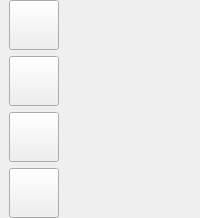
        <widget class="QWidget" name="SideBar" native="true">
         <property name="cursor">
          <cursorShape>ArrowCursor</cursorShape>
         </property>
         <layout class="QVBoxLayout" name="verticalLayout_2">
          <property name="leftMargin">
           <number>0</number>
          </property>
          <property name="topMargin">
           <number>0</number>
          </property>
          <property name="bottomMargin">
           <number>0</number>
          </property>
          <item alignment="Qt::AlignLeft">
           <widget class="QWidget" name="WrapFirst" native="true">
            <property name="minimumSize">
             <size>
              <width>60</width>
              <height>0</height>
             </size>
            </property>
            <layout class="QVBoxLayout" name="verticalLayout_3">
             <property name="topMargin">
              <number>0</number>
             </property>
             <property name="bottomMargin">
              <number>0</number>
             </property>
             <item>
              <widget class="QPushButton" name="bill_pages_btn">
               <property name="minimumSize">
                <size>
                 <width>50</width>
                 <height>50</height>
                </size>
               </property>
               <property name="cursor">
                <cursorShape>PointingHandCursor</cursorShape>
               </property>
               <property name="toolTip">
                <string>&lt;html&gt;&lt;head/&gt;&lt;body&gt;&lt;p align=&quot;center&quot;&gt;Bill Builder&lt;/p&gt;&lt;/body&gt;&lt;/html&gt;</string>
               </property>
               <property name="text">
                <string/>
               </property>
               <property name="icon">
                <iconset>
                 <normaloff>resource/invoice.png</normaloff>resource/invoice.png</iconset>
               </property>
               <property name="iconSize">
                <size>
                 <width>25</width>
                 <height>25</height>
                </size>
               </property>
              </widget>
             </item>
             <item>
              <widget class="QPushButton" name="customer_pages_btn">
               <property name="minimumSize">
                <size>
                 <width>50</width>
                 <height>50</height>
                </size>
               </property>
               <property name="cursor">
                <cursorShape>PointingHandCursor</cursorShape>
               </property>
               <property name="toolTip">
                <string>&lt;html&gt;&lt;head/&gt;&lt;body&gt;&lt;p align=&quot;center&quot;&gt;&lt;span style=&quot; font-weight:600;&quot;&gt;Customera&lt;/span&gt;&lt;/p&gt;&lt;/body&gt;&lt;/html&gt;</string>
               </property>
               <property name="text">
                <string/>
               </property>
               <property name="icon">
                <iconset>
                 <normaloff>resource/customer.png</normaloff>resource/customer.png</iconset>
               </property>
               <property name="iconSize">
                <size>
                 <width>25</width>
                 <height>25</height>
                </size>
               </property>
              </widget>
             </item>
             <item>
              <widget class="QPushButton" name="help_pages_btn">
               <property name="minimumSize">
                <size>
                 <width>50</width>
                 <height>50</height>
                </size>
               </property>
               <property name="cursor">
                <cursorShape>PointingHandCursor</cursorShape>
               </property>
               <property name="toolTip">
                <string>&lt;html&gt;&lt;head/&gt;&lt;body&gt;&lt;p align=&quot;center&quot;&gt;&lt;span style=&quot; font-weight:600;&quot;&gt;Help&lt;/span&gt;&lt;/p&gt;&lt;/body&gt;&lt;/html&gt;</string>
               </property>
               <property name="text">
                <string/>
               </property>
               <property name="icon">
                <iconset>
                 <normaloff>resource/package.png</normaloff>resource/package.png</iconset>
               </property>
               <property name="iconSize">
                <size>
                 <width>25</width>
                 <height>25</height>
                </size>
               </property>
              </widget>
             </item>
             <item>
              <widget class="QPushButton" name="about_pages_btn">
               <property name="minimumSize">
                <size>
                 <width>50</width>
                 <height>50</height>
                </size>
               </property>
               <property name="cursor">
                <cursorShape>PointingHandCursor</cursorShape>
               </property>
               <property name="toolTip">
                <string>&lt;html&gt;&lt;head/&gt;&lt;body&gt;&lt;p align=&quot;center&quot;&gt;&lt;span style=&quot; font-weight:600;&quot;&gt;About&lt;/span&gt;&lt;/p&gt;&lt;/body&gt;&lt;/html&gt;</string>
               </property>
               <property name="text">
                <string/>
               </property>
               <property name="icon">
                <iconset>
                 <normaloff>resource/info-button.png</normaloff>resource/info-button.png</iconset>
               </property>
               <property name="iconSize">
                <size>
                 <width>25</width>
                 <height>25</height>
                </size>
               </property>
              </widget>
             </item>
            </layout>
           </widget>
          </item>
         </layout>
        </widget>
